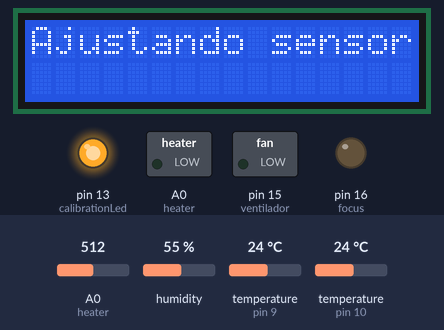
Simulated run of this sketch. Board: Arduino Uno, built with avr-gcc and run on an emulated ATmega328P. On the bench: 16×2 character LCD, switched loads named in the sketch (green lamp = pin HIGH), output pins drawn as LEDs (lit = HIGH). Inputs (shaded band) come from the test bench; at power-on: A0 (heater) = 512, humidity 55 %, temperature (sensors on pin 9, pin 10) 24 °C. The local clock reads 2024-03-15 10:24:30 at power-on unless the sketch sets it; what the sketch prints to the serial monitor is not drawn.

Above: at 0.2 s.
At 28.3 s:
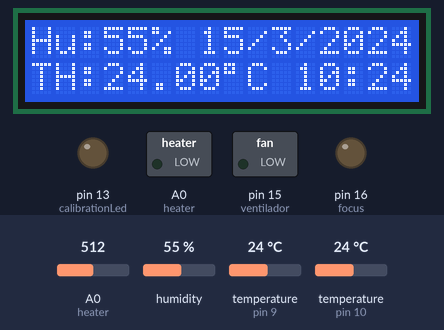
At 71.7 s:
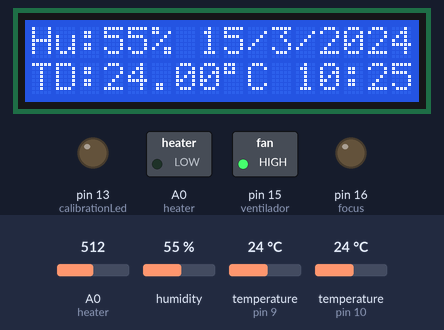
At 125.1 s:
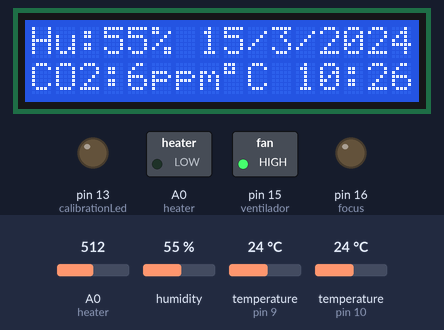
Timing chart, 0 to 126.6 s (numbered marks = the images above):
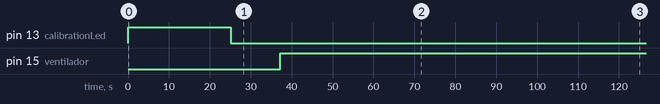

Measured:
- by itself, pin 15 (ventilador): LOW → HIGH at 37.3 s
- what the display in image 1 shows lasts 3.1 s, from 28.2 s to 31.3 s

The sketch:

Incubadora_v1.0.2.ino
```cpp
#include <OneWire.h>
#include <Wire.h>
#include <DHT.h>
#include <DallasTemperature.h>
#include <RTClib.h>
#include <LiquidCrystal_I2C.h>

LiquidCrystal_I2C lcd(0x27,16,2);
#define ONE_WIRE_BUS 9 // Sensor DS18b20
OneWire oneWire(ONE_WIRE_BUS);
DallasTemperature sensors(&oneWire);
float TDS;
RTC_DS1307 RTC;

int sensor =10;  //Sensor DHT11
int temperatura;
int humedad;
int focus=16;
int heater=14;
int ventilador=15;

DHT dht(sensor, DHT11);

/************************Variables del Hardware************************************/
const int calibrationLed = 13;                      //Cuando la calibración inicia , LED 13 enciende y cuando termina la calibracion se apaga
const int MQ_PIN = A0;                                //Define el pin analogico que se utilizara
int RL_VALUE = 1;                                     //Define la resistencia de carga en este caso es de 1 Kiloohm
float RO_CLEAN_AIR_FACTOR =3.60;                     //RO_CLEAR_AIR_FACTOR=(Sensar resistensia con aire limpio)/RO
/***********************Variables del Software************************************/
int CALIBARAION_SAMPLE_TIMES=50;                         //Define cuantas muestras tomar en la fase de calibración
int CALIBRATION_SAMPLE_INTERVAL=500;                //Define el tiempo interno (ms) entre cada muestra en la fase de calibración
int READ_SAMPLE_INTERVAL=50;                                //Define cuantas muestras vas a tomar en funcionamiento normal
int READ_SAMPLE_TIMES=5;                                         //Define el tiempo interno (ms) entre cada muestra en operacion real
/**********************Variables para la aplicación**********************************/
#define         GAS_LPG             0
#define         GAS_CO              1
#define         GAS_SMOKE           2
/*****************************Variables Globales***********************************************/
float           LPGCurve[3]  =  {2.3,0.21,-0.47};    //Se toman dos puntos de la curva.
                                                                               //con estos dos puntos se forma una linea que es "aproximadamente equivalente" a la curva original.
                                                                               //formato de datos:{ x, y, pendiente}; punto1: (lg200, 0,21), punto2: (lg10000, -0,59)
float           COCurve[3]  =  {1.6398,0.9994,-0.3472};   //Se toman dos puntos de la curva.
                                                                                           //con estos dos puntos se forma una linea que es "aproximadamente equivalente" a la curva original.
                                                                                          //formato de datos:{ x, y, pendiente}; punto1: (lg200, 0,72), punto2: (lg10000, 0,15)
float           SmokeCurve[3] ={2.3,0.53,-0.44};             //Se toman dos puntos de la curva.
                                                                                         //con estos dos puntos se forma una linea que es "aproximadamente equivalente" a la curva original.
                                                                                         //formato de datos:{ x, y, pendiente}; punto1: (lg200, 0,53), punto2: (lg10000, -0,22)
float           Ro           =  10;                 //Ro se iniclializa en 10 kilo ohmios


void setup()  {
      Serial.begin(115200);
      Wire.begin();
      dht.begin();
      sensors.begin();
      RTC.begin();
      lcd.begin(16,2);
      //RTC.adjust(DateTime(__DATE__, __TIME__)); // Establece la fecha y hora (Comentar una vez establecida la hora)

  pinMode(calibrationLed,OUTPUT);
  digitalWrite(calibrationLed,HIGH);
  lcd.init();
  lcd.setCursor(0,1);
  lcd.clear();
  lcd.backlight();
  lcd.print("Ajustando sensor");

  Ro = MQCalibration(MQ_PIN);                         //Ajustando sensor. Asegúrese de que el sensor este en aire limpio.
  digitalWrite(calibrationLed,LOW);

    Serial.println("Hecho!");
    Serial.print("Ro= ");
    Serial.print(Ro);
    Serial.println("kohm\n");
    delay(2000);

    lcd.backlight();
    lcd.clear();
    pinMode(focus,OUTPUT);
    pinMode(heater,OUTPUT);
    pinMode(ventilador,OUTPUT);

}

void loop() {

    // Sensor de Gas
    // -------------------------------------------------------------------
    //long iPPM_LPG = 0;
    long iPPM_CO = 0;
    //long iPPM_Smoke = 0;

    //iPPM_LPG = MQGetGasPercentage(MQRead(MQ_PIN)/Ro,GAS_LPG);
    iPPM_CO = MQGetGasPercentage(MQRead(MQ_PIN)/Ro,GAS_CO);
    //iPPM_Smoke = MQGetGasPercentage(MQRead(MQ_PIN)/Ro,GAS_SMOKE);

    sensors.requestTemperatures();
    TDS = sensors.getTempCByIndex(0);
    float temperatura = dht.readTemperature();
    humedad = dht.readHumidity();
    DateTime now = RTC.now(); // Obtiene la fecha y hora del RTC

              lcd.setCursor(11,1);
              lcd.print(now.hour(), DEC);
              lcd.print(":");
              lcd.print(now.minute(), DEC);
            //lcd.print(":");
            //lcd.print(now.second(), DEC);

              lcd.setCursor(7,0);
              lcd.print(now.day(), DEC);
              lcd.print('/');
              lcd.print(now.month(), DEC);
              lcd.print('/');
              lcd.print(now.year(), DEC);
              lcd.print(' ');

              lcd.setCursor(0,0);
              lcd.print("Hu:");
              lcd.print(humedad);
              lcd.print("%");

              lcd.setCursor(0,1);
              lcd.print("TH:");
              lcd.print(temperatura, 2);
              lcd.print((char)223);
              lcd.print("C");
              delay(3000);

              lcd.setCursor(0,1);
              lcd.print("TD:");
              lcd.print(TDS, 2);
              lcd.print((char)223);
              lcd.print("C");
              delay(3000);

                lcd.setCursor(0,1);
                lcd.print("CO2:");
                lcd.print(iPPM_CO);
                lcd.print("ppm");
                delay(3000);
//------------------------------Etapa de incubación----------------------------------------------
if(TDS<=23.88)  // si se cumple la condición.
{
  digitalWrite(focus,HIGH);
}
else if (TDS >=27.22)  // Siempre que se cumpla
digitalWrite(ventilador,HIGH);

else   // Si no se cumplen las 2 condiciones anteriores
{
  digitalWrite(focus,LOW);
  digitalWrite(ventilador,HIGH);
}
//------------------------------Etapa de fructificación----------------------------------------------
if(temperatura<=23.88)  // si se cumple la condición.
{
  digitalWrite(heater,HIGH);
}
else if (temperatura >=27.22)  // Siempre que se cumpla
digitalWrite(ventilador,HIGH);

else   // Si no se cumplen las 2 condiciones anteriores
{
  digitalWrite(heater,LOW);
  digitalWrite(ventilador,HIGH);
}

// Sensor de Gas
// -------------------------------------------------------------------
   //Serial.println("Concentración de gases");
   //Serial.print("LPG: ");
   //Serial.print(iPPM_LPG);
   //Serial.println(" ppm");

   //Serial.print("CO2: ");
   //Serial.print(iPPM_CO);
   //Serial.println(" ppm");

   //Serial.print("Smoke: ");
   //Serial.print(iPPM_Smoke);
   //Serial.println(" ppm");
   //delay(500);

}

/****************** MQResistanceCalculation ****************************************
Input:   raw_adc - raw value read from adc, which represents the voltage
Output:  the calculated sensor resistance
Remarks: The sensor and the load resistor forms a voltage divider. Given the voltage
         across the load resistor and its resistance, the resistance of the sensor
         could be derived.
************************************************************************************/
float MQResistanceCalculation(int raw_adc)
{
  return ( ((float)RL_VALUE*(1023-raw_adc)/raw_adc));
}

/***************************** MQCalibration ****************************************
Input:   mq_pin - analog channel
Output:  Ro of the sensor
Remarks: This function assumes that the sensor is in clean air. It use
         MQResistanceCalculation to calculates the sensor resistance in clean air
         and then divides it with RO_CLEAN_AIR_FACTOR. RO_CLEAN_AIR_FACTOR is about
         10, which differs slightly between different sensors.
************************************************************************************/
float MQCalibration(int mq_pin)
{
  int i;
  float val=0;

  for (i=0;i<CALIBARAION_SAMPLE_TIMES;i++) {            //take multiple samples
    val += MQResistanceCalculation(analogRead(mq_pin));
    delay(CALIBRATION_SAMPLE_INTERVAL);
  }
  val = val/CALIBARAION_SAMPLE_TIMES;                   //calculate the average value
  val = val/RO_CLEAN_AIR_FACTOR;                        //divided by RO_CLEAN_AIR_FACTOR yields the Ro
  return val;                                                      //according to the chart in the datasheet

}

/*****************************  MQRead *********************************************
Input:   mq_pin - analog channel
Output:  Rs of the sensor
Remarks: This function use MQResistanceCalculation to caculate the sensor resistenc (Rs).
         The Rs changes as the sensor is in the different consentration of the target
         gas. The sample times and the time interval between samples could be configured
         by changing the definition of the macros.
************************************************************************************/
float MQRead(int mq_pin)
{
  int i;
  float rs=0;

  for (i=0;i<READ_SAMPLE_TIMES;i++) {
    rs += MQResistanceCalculation(analogRead(mq_pin));
    delay(READ_SAMPLE_INTERVAL);
  }

  rs = rs/READ_SAMPLE_TIMES;

  return rs;
}

/*****************************  MQGetGasPercentage **********************************
Input:   rs_ro_ratio - Rs divided by Ro
         gas_id      - target gas type
Output:  ppm of the target gas
Remarks: This function passes different curves to the MQGetPercentage function which
         calculates the ppm (parts per million) of the target gas.
************************************************************************************/
long MQGetGasPercentage(float rs_ro_ratio, int gas_id)
{
  if ( gas_id == GAS_LPG ) {
    return MQGetPercentage(rs_ro_ratio,LPGCurve);
  } else if ( gas_id == GAS_CO ) {
    return MQGetPercentage(rs_ro_ratio,COCurve);
  } else if ( gas_id == GAS_SMOKE ) {
     return MQGetPercentage(rs_ro_ratio,SmokeCurve);
  }

  return 0;
}

/*****************************  MQGetPercentage **********************************
Input:   rs_ro_ratio - Rs divided by Ro
         pcurve      - pointer to the curve of the target gas
Output:  ppm of the target gas
Remarks: By using the slope and a point of the line. The x(logarithmic value of ppm)
         of the line could be derived if y(rs_ro_ratio) is provided. As it is a
         logarithmic coordinate, power of 10 is used to convert the result to non-logarithmic
         value.
************************************************************************************/
long  MQGetPercentage(float rs_ro_ratio, float *pcurve)
{
  return (pow(10,( ((log(rs_ro_ratio)-pcurve[1])/pcurve[2]) + pcurve[0])));
}
```
